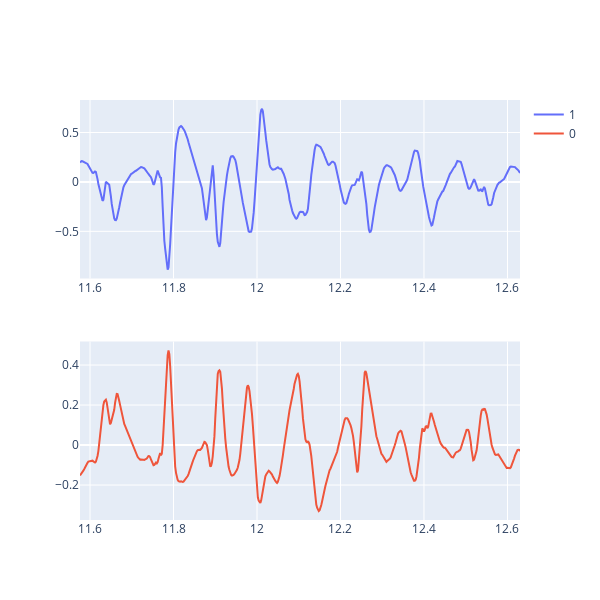

Notebook cell for this chart:
### Code cell
plot_window(data, sfx, events, 0)

### Figure 1 — Plotly figure (JSON) as saved in the notebook; plotly's stock layout.template omitted (floating-point values rounded to 4 significant figures; data arrays with more than 128 entries replaced by an {"elided": "..."} marker saying what was removed)
{"data": [{"name": "1", "type": "scatter", "x": {"elided": "528 float values"}, "xaxis": "x", "y": {"elided": "528 float values"}, "yaxis": "y"}, {"name": "0", "type": "scatter", "x": {"elided": "528 float values"}, "xaxis": "x2", "y": {"elided": "528 float values"}, "yaxis": "y2"}], "layout": {"height": 600, "showlegend": true, "width": 600, "xaxis": {"anchor": "y", "domain": [0, 1]}, "xaxis2": {"anchor": "y2", "domain": [0, 1]}, "yaxis": {"anchor": "x", "domain": [0.575, 1]}, "yaxis2": {"anchor": "x2", "domain": [0, 0.425]}}}
